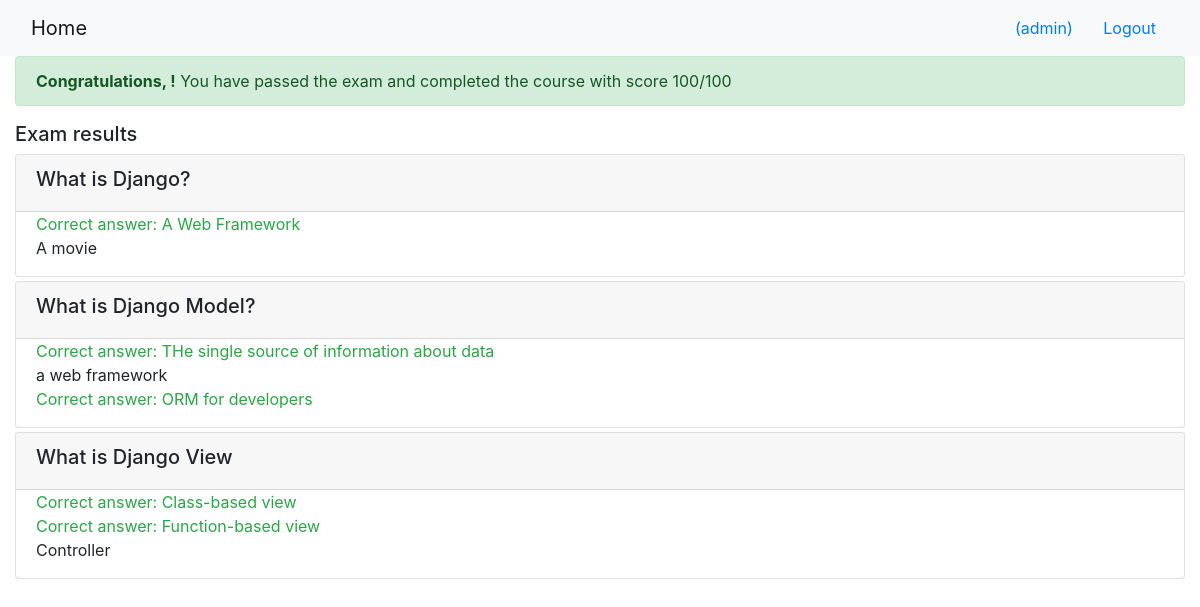
The page /onlinecourse/1/submission/1/result/ (signed in) on the database its author committed.
### onlinecourse/models.py (models this page shows)
class Question(models.Model):
    course = models.ForeignKey(Course, on_delete=models.CASCADE)
    text = models.CharField(max_length=200, default="question")
    grade = models.FloatField(default=0)
    def is_get_score(self, selected):
        all_answers = set(self.choice_set.all())
        correct_answers = set(self.choice_set.filter(is_correct=True))
        if correct_answers == all_answers.intersection(selected):
            return True
        else:
            return False

class Choice(models.Model):
    question = models.ForeignKey(Question, on_delete=models.CASCADE)
    text = models.CharField(max_length=200, default='choice')
    is_correct = models.BooleanField(default=False)

### onlinecourse/views.py (the view)
def show_exam_result(request, course_id, submission_id):
    course = get_object_or_404(Course, pk=course_id)
    submission = get_object_or_404(Submission, pk=submission_id)
    submitted_choices = submission.choices.all()
    questions = course.question_set.all()
    total = sum([q.grade for q in questions])
    achieved = 0
    for question in questions:
        if question.is_get_score(submitted_choices):
            achieved += question.grade
    grade = round(achieved / total * 100)
    context = {}
    context["course"] = course
    context["submitted_choices"] = submitted_choices
    context["grade"] = grade
    return render(request, "onlinecourse/exam_result_bootstrap.html", context)

### onlinecourse/templates/onlinecourse/exam_result_bootstrap.html (shortened to what this page needs)
<!DOCTYPE html>
<html lang="en">
<head>
    {% load static %}
    <link rel="stylesheet" href="https://maxcdn.bootstrapcdn.com/bootstrap/4.5.2/css/bootstrap.min.css">
</head>
<body>
    <nav class="navbar navbar-light bg-light">
        <div class="container-fluid">
            <div class="navbar-header">
                <a class="navbar-brand" href="{% url 'onlinecourse:index' %}">Home</a>
            </div>
            <ul class="nav navbar-nav navbar-right">
                {% if user.is_authenticated %}
                <li>
                    <a class="btn btn-link" href="#">{{ user.first_name }}({{ user.username }})</a>
                    <a class="btn btn-link" href="{% url 'onlinecourse:logout' %}">Logout</a>
                </li>
                {% endif %}
            </ul>
        </div>
    </nav>
    <div class="container-fluid">
        {% if grade > 80 %}
        <div class="alert alert-success">
            <b>Congratulations, {{ user.first_name }}!</b>
            You have passed the exam and completed the course with score {{ grade }}/100
        </div>
        {% else %}
        <div class="alert alert-danger">
            <b>Failed</b>
            Sorry, {{ user.first_name }}! You have failed the exam with score {{ grade }}/100
        </div>
        <a class="btn btn-link text-danger" href="{% url 'onlinecourse:course_details' course.id %}">Re-test</a>
        {% endif %}
        <div class="card-columns-vertical mt-1">
            <h5 class="">Exam results</h5>
            {% for question in course.question_set.all %}
            <div class="card mt-1">
                <div class="card-header">
                    <h5>{{ question.text }}</h5>
                </div>
                <div class="form-group">
                    {% for choice in question.choice_set.all %}
                    <div class="form-check">
                        {% if choice in submitted_choices and choice.is_correct %}
                        <label class="form-check-label text-success">
                            Correct answer: {{ choice.text }}
                        </label>
                        {% elif choice in submitted_choices and not choice.is_correct %}
                        <label class="form-check-label text-danger">
                            Incorrect answer: {{ choice.text }}
                        </label>
                        {% elif choice not in submitted_choices and choice.is_correct %}
                        <label class="form-check-label text-warning">
                            Not selected: {{ choice.text }}
                        </label>
                        {% else %}
                        <label class="form-check-label text-succes">
                            {{ choice.text }}
                        </label>
                        {% endif %}
                    </div>
                    {% endfor %}
                </div>
            </div>
            {% endfor %}
        </div>
    </div>
</body>
</html>

### rows shown on the page
Question: text "What is Django?"
Choice: text "A Web Framework"
Choice: text "A movie"
Question: text "What is Django Model?"
Choice: text "THe single source of information about data"
Choice: text "a web framework"
Choice: text "ORM for developers"
Question: text "What is Django View"
Choice: text "Class-based view"
Choice: text "Function-based view"
Choice: text "Controller"

### other values the page prints
{{ user.username }} "admin"
{{ grade }} "100"
